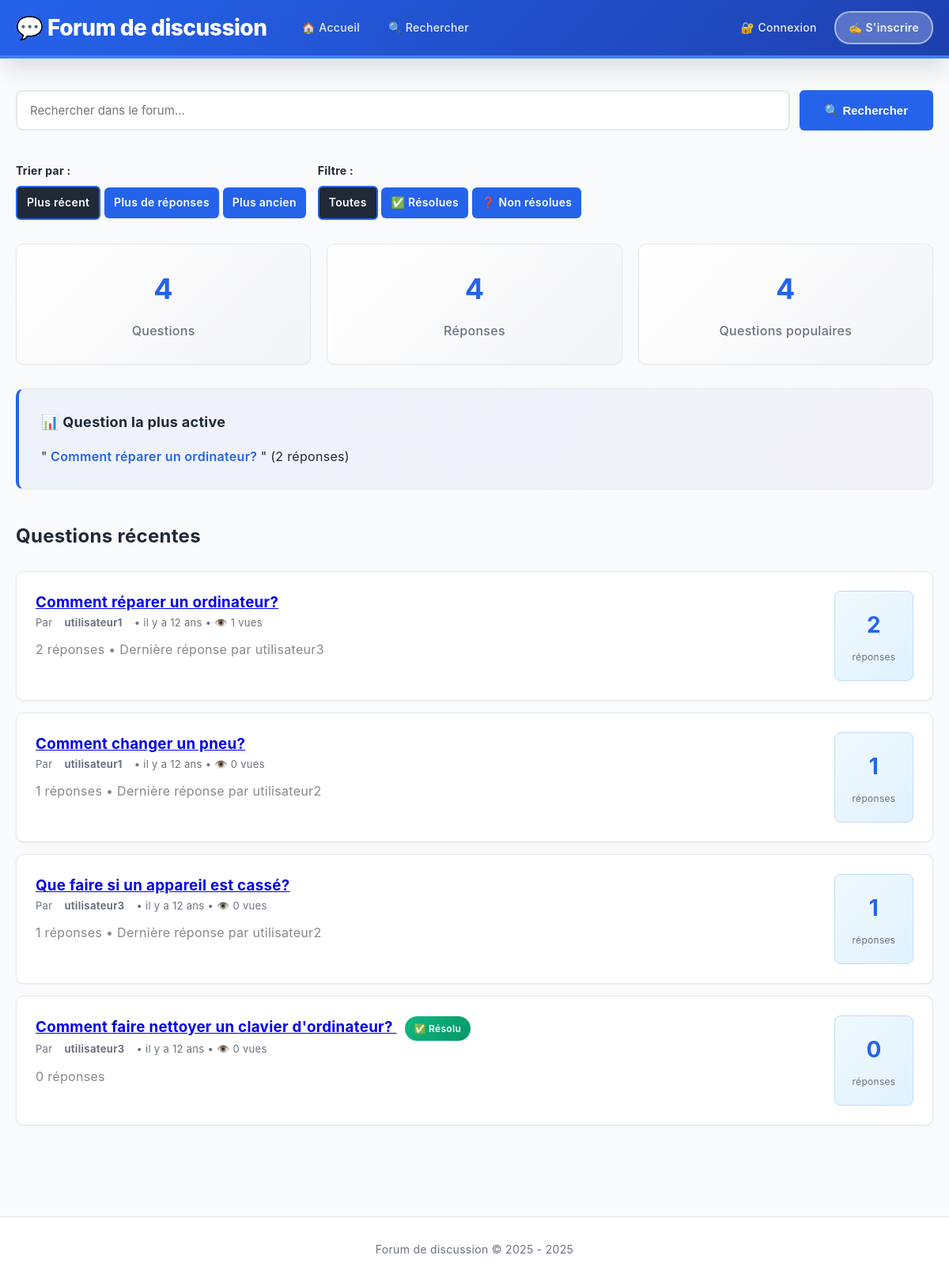
The page / on the database its author committed.
### tables this page shows
CREATE TABLE `forum_question` (
  `q_id` int(11) NOT NULL,
  `q_date_ajout` datetime DEFAULT current_timestamp(),
  `q_titre` varchar(100) NOT NULL,
  `q_contenu` text NOT NULL,
  `user_id` int(11) DEFAULT NULL,
  `status` enum('open','closed') DEFAULT 'open',
  `views_count` int(11) DEFAULT 0,
  `last_activity` datetime DEFAULT current_timestamp(),
  `is_solution` tinyint(1) DEFAULT 0
);

CREATE TABLE `forum_utilisateur` (
  `user_id` int(11) NOT NULL,
  `login` varchar(50) NOT NULL,
  `password` varchar(255) NOT NULL,
  `date_naissance` date DEFAULT NULL,
  `derniere_connexion` datetime DEFAULT NULL,
  `is_admin` tinyint(1) DEFAULT 0,
  `created_at` datetime DEFAULT current_timestamp(),
  `date_inscription` datetime DEFAULT current_timestamp(),
  `avatar` varchar(255) DEFAULT NULL,
  `signature` text DEFAULT NULL,
  `reputation` int(11) DEFAULT 0,
  `email` varchar(100) DEFAULT NULL
);

### config.php (called while the page is built, shortened)
<?php
function est_connecte() {
    return isset($_SESSION['user_id']);
}
function get_pagination($page_actuelle, $total_elements, $elements_par_page = 10) {
    $total_pages = ceil($total_elements / $elements_par_page);
    $page_actuelle = max(1, min($page_actuelle, $total_pages));
    return [
        'page_actuelle' => $page_actuelle,
        'total_pages' => $total_pages,
        'offset' => ($page_actuelle - 1) * $elements_par_page,
        'elements_par_page' => $elements_par_page
    ];
}
?>

### index.php (the view, shortened to what this page needs)
<?php
require_once 'config.php';
require_once 'fonctions.php';
$tri = $_GET['tri'] ?? 'recent';
$filtre = $_GET['filtre'] ?? 'tous';
$page = isset($_GET['page']) ? max(1, intval($_GET['page'])) : 1;
$questions_par_page = 10;
$order_by = "q.last_activity DESC";
$where = "1=1";
$sql_count = "SELECT COUNT(*) as total FROM forum_question q WHERE $where";
$total_questions = $pdo->query($sql_count)->fetch()['total'];
$pagination = get_pagination($page, $total_questions, $questions_par_page);
$sql = "SELECT q.*, u.login, u.avatar, u.reputation,
        COUNT(r.r_id) as nb_reponses,
        MAX(r.r_date_ajout) as derniere_reponse_date,
        (SELECT u2.login FROM forum_reponse r2
         JOIN forum_utilisateur u2 ON r2.user_id = u2.user_id
         WHERE r2.r_fk_question_id = q.q_id
         ORDER BY r2.r_date_ajout DESC LIMIT 1) as dernier_repondeur
        FROM forum_question q
        LEFT JOIN forum_utilisateur u ON q.user_id = u.user_id
        LEFT JOIN forum_reponse r ON q.q_id = r.r_fk_question_id
        WHERE $where
        GROUP BY q.q_id
        ORDER BY $order_by
        LIMIT " . (int)$pagination['elements_par_page'] . " OFFSET " . (int)$pagination['offset'];
$stmt = $pdo->prepare($sql);
$stmt->execute();
$questions = $stmt->fetchAll();
$question_plus_reponses = get_question_plus_reponses($pdo);
$questions_populaires = get_questions_populaires($pdo);
$total_questions = get_nombre_total_questions($pdo);
$total_reponses = get_nombre_total_reponses($pdo);
?>
<!DOCTYPE html>
<html>
<head>
    <link rel="stylesheet" href="styles.css">
    <link rel="stylesheet" href="index.css">
</head>
<body>
    <?php afficher_header(); ?>
    <main>
        <section class="search-section">
            <form action="recherche.php" method="get" class="search-form">
                <input type="text" name="q" placeholder="Rechercher dans le forum...">
                <button type="submit">🔍 Rechercher</button>
            </form>
        </section>
        <section style="display: flex; gap: 15px; margin-bottom: 20px; flex-wrap: wrap;">
            <div>
                <label style="font-weight: bold; margin-right: 10px;">Trier par :</label>
                <a href="?tri=recent&filtre=<?= htmlspecialchars($filtre) ?>" class="btn <?= $tri === 'recent' ? 'active' : '' ?>" style="padding: 8px 12px; font-size: 14px;">Plus récent</a>
                <a href="?tri=reponses&filtre=<?= htmlspecialchars($filtre) ?>" class="btn <?= $tri === 'reponses' ? 'active' : '' ?>" style="padding: 8px 12px; font-size: 14px;">Plus de réponses</a>
                <a href="?tri=ancien&filtre=<?= htmlspecialchars($filtre) ?>" class="btn <?= $tri === 'ancien' ? 'active' : '' ?>" style="padding: 8px 12px; font-size: 14px;">Plus ancien</a>
            </div>
            <div>
                <label style="font-weight: bold; margin-right: 10px;">Filtre :</label>
                <a href="?tri=<?= htmlspecialchars($tri) ?>&filtre=tous" class="btn <?= $filtre === 'tous' ? 'active' : '' ?>" style="padding: 8px 12px; font-size: 14px;">Toutes</a>
                <a href="?tri=<?= htmlspecialchars($tri) ?>&filtre=resolu" class="btn <?= $filtre === 'resolu' ? 'active' : '' ?>" style="padding: 8px 12px; font-size: 14px;">✅ Résolues</a>
                <a href="?tri=<?= htmlspecialchars($tri) ?>&filtre=non_resolu" class="btn <?= $filtre === 'non_resolu' ? 'active' : '' ?>" style="padding: 8px 12px; font-size: 14px;">❓ Non résolues</a>
            </div>
        </section>
        <section class="stats-grid">
            <div class="stat-card">
                <h3><?= $total_questions ?></h3>
                <p>Questions</p>
            </div>
            <div class="stat-card">
                <h3><?= $total_reponses ?></h3>
                <p>Réponses</p>
            </div>
            <div class="stat-card">
                <h3><?= count($questions_populaires) ?></h3>
                <p>Questions populaires</p>
            </div>
        </section>
        <?php if ($question_plus_reponses): ?>
            <section class="most-active">
                <h3>📊 Question la plus active</h3>
                <p>
                    "<a href="question.php?id=<?= $question_plus_reponses['q_id'] ?>">
                        <?= htmlspecialchars($question_plus_reponses['q_titre']) ?>
                    </a>"
                    (<?= $question_plus_reponses['nb_reponses'] ?> réponses)
                </p>
            </section>
        <?php endif; ?>
        <section class="questions-section">
            <h2>Questions récentes</h2>
            <?php if (empty($questions)): ?>
                <div class="empty-state">
                    <p>Aucune question pour le moment. <a href="ajouter_question.php">Soyez le premier à poser une question !</a></p>
                </div>
            <?php else: ?>
                <?php foreach($questions as $question): ?>
                    <div class="question-card">
                        <div style="flex: 1;">
                            <h3 style="margin-top: 0;">
                                <a href="question.php?id=<?= $question['q_id'] ?>">
                                    <?= htmlspecialchars($question['q_titre']) ?>
                                </a>
                                <?php if ($question['status'] == 'closed'): ?>
                                    <span class="solution-badge">✅ Résolu</span>
                                <?php endif; ?>
                            </h3>
                            <div class="question-meta">
                                Par
                                <strong><?= htmlspecialchars($question['login']) ?></strong>
                                • <?= formater_date_relative($question['q_date_ajout']) ?>
                                • 👁️ <?= $question['views_count'] ?> vues
                            </div>
                            <p style="color: #888; margin: 0;">
                                <?= $question['nb_reponses'] ?> réponses
                                <?php if ($question['dernier_repondeur']): ?>
                                    • Dernière réponse par <?= htmlspecialchars($question['dernier_repondeur']) ?>
                                <?php endif; ?>
                            </p>
                        </div>
                        <div class="question-stats">
                            <strong><?= $question['nb_reponses'] ?></strong>
                            <small>réponses</small>
                        </div>
                    </div>
                <?php endforeach; ?>
            <?php endif; ?>
        </section>
    </main>
    <footer>
        <p>Forum de discussion © 2025 - <?= date('Y') ?></p>
    </footer>
</body>
</html>

### fonctions.php (shortened to what this page needs)
<?php
function get_question_plus_reponses($pdo) {
    $sql = "SELECT q.q_id, q.q_titre, COUNT(r.r_id) as nb_reponses
            FROM forum_question q
            LEFT JOIN forum_reponse r ON q.q_id = r.r_fk_question_id
            GROUP BY q.q_id
            ORDER BY nb_reponses DESC
            LIMIT 1";
    return $pdo->query($sql)->fetch();
}
function get_questions_populaires($pdo) {
    $sql = "SELECT q.q_titre, COUNT(r.r_id) as nb_reponses
            FROM forum_question q
            LEFT JOIN forum_reponse r ON q.q_id = r.r_fk_question_id
            GROUP BY q.q_id
            ORDER BY nb_reponses DESC
            LIMIT 5";
    return $pdo->query($sql)->fetchAll();
}
function get_nombre_total_questions($pdo) {
    $sql = "SELECT COUNT(*) as total FROM forum_question";
    return $pdo->query($sql)->fetch()['total'];
}
function get_nombre_total_reponses($pdo) {
    $sql = "SELECT COUNT(*) as total FROM forum_reponse";
    return $pdo->query($sql)->fetch()['total'];
}
function formater_date_relative($date_sql) {
    $maintenant = new DateTime();
    $date = new DateTime($date_sql);
    $interval = $maintenant->diff($date);
    if ($interval->y > 0) return "il y a {$interval->y} an" . ($interval->y > 1 ? 's' : '');
    return "à l'instant";
}
function afficher_header($titre = 'Forum de discussion', $pdo = null) {
    ?>
    <header>
        <div class="header-container">
            <div class="header-brand">
                <h1>
                    <a href="index.php">💬 <?= htmlspecialchars($titre) ?></a>
                </h1>
            </div>
            <nav class="header-nav">
                <a href="index.php" class="nav-link">🏠 Accueil</a>
                <a href="recherche.php" class="nav-link">🔍 Rechercher</a>
                <?php if (est_connecte()): ?>
                    <a href="ajouter_question.php" class="nav-link">❓ Poser une question</a>
                    <a href="mes_favoris.php" class="nav-link">⭐ Favoris</a>
                    <div class="nav-user">
                        <a href="profil.php" class="nav-link user-link">
                            👤 <span><?= htmlspecialchars($_SESSION['login']) ?></span>
                        </a>
                        <?php if (est_admin()): ?>
                            <a href="admin.php" class="nav-link admin-link" title="Admin">⚙️</a>
                        <?php endif; ?>
                        <a href="deconnexion.php" class="nav-link logout-link">🚪</a>
                    </div>
                <?php else: ?>
                    <div class="nav-auth">
                        <a href="connexion.php" class="nav-link">🔐 Connexion</a>
                        <a href="inscription.php" class="nav-link btn-signup">✍️ S'inscrire</a>
                    </div>
                <?php endif; ?>
            </nav>
        </div>
    </header>
    <?php
}
?>

### index.css (style rules this page uses)
.search-section { margin-bottom: 40px; }
.search-form { display: flex; gap: 12px; margin-bottom: 30px; }
.search-form input { flex: 1; padding: 14px 16px; border: 2px solid var(--border); border-radius: 8px; font-size: 15px; transition: all 0.3s ease; }
.search-form button { padding: 14px 32px; }
.questions-section h2 { margin-top: 40px; margin-bottom: 24px; color: var(--text); font-size: 24px; font-weight: 700; }
.most-active { background: linear-gradient(135deg, rgba(37, 99, 235, 0.05) 0%, rgba(139, 92, 246, 0.05) 100%); padding: 28px; border-radius: 10px; margin: 30px 0; border-left: 4px solid var(--primary); border: 1px solid var(--border); border-left: 4px solid var(--primary); }
.most-active h3 { margin-top: 0; margin-bottom: 16px; color: var(--text); font-size: 18px; font-weight: 700; }
.most-active a { color: var(--primary); text-decoration: none; font-weight: 600; transition: color 0.3s ease; }

### rows shown on the page
forum_question: q_titre "Comment réparer un ordinateur?", user.login "utilisateur1", q_date_ajout "il y a 12 ans", views_count "1", nb_reponses "2", dernier_repondeur "utilisateur3"
forum_question: q_titre "Comment changer un pneu?", user.login "utilisateur1", q_date_ajout "il y a 12 ans", views_count "0", nb_reponses "1", dernier_repondeur "utilisateur2"
forum_question: q_titre "Que faire si un appareil est cassé?", user.login "utilisateur3", q_date_ajout "il y a 12 ans", views_count "0", nb_reponses "1", dernier_repondeur "utilisateur2"
forum_question: q_titre "Comment faire nettoyer un clavier d'ordinateur?", status "✅ Résolu", user.login "utilisateur3", q_date_ajout "il y a 12 ans", views_count "0", nb_reponses "0"

### other values the page prints
$titre "Forum de discussion"
$total_questions "4"
$total_reponses "4"
count($questions_populaires) "4"
$question_plus_reponses['nb_reponses'] "2"
